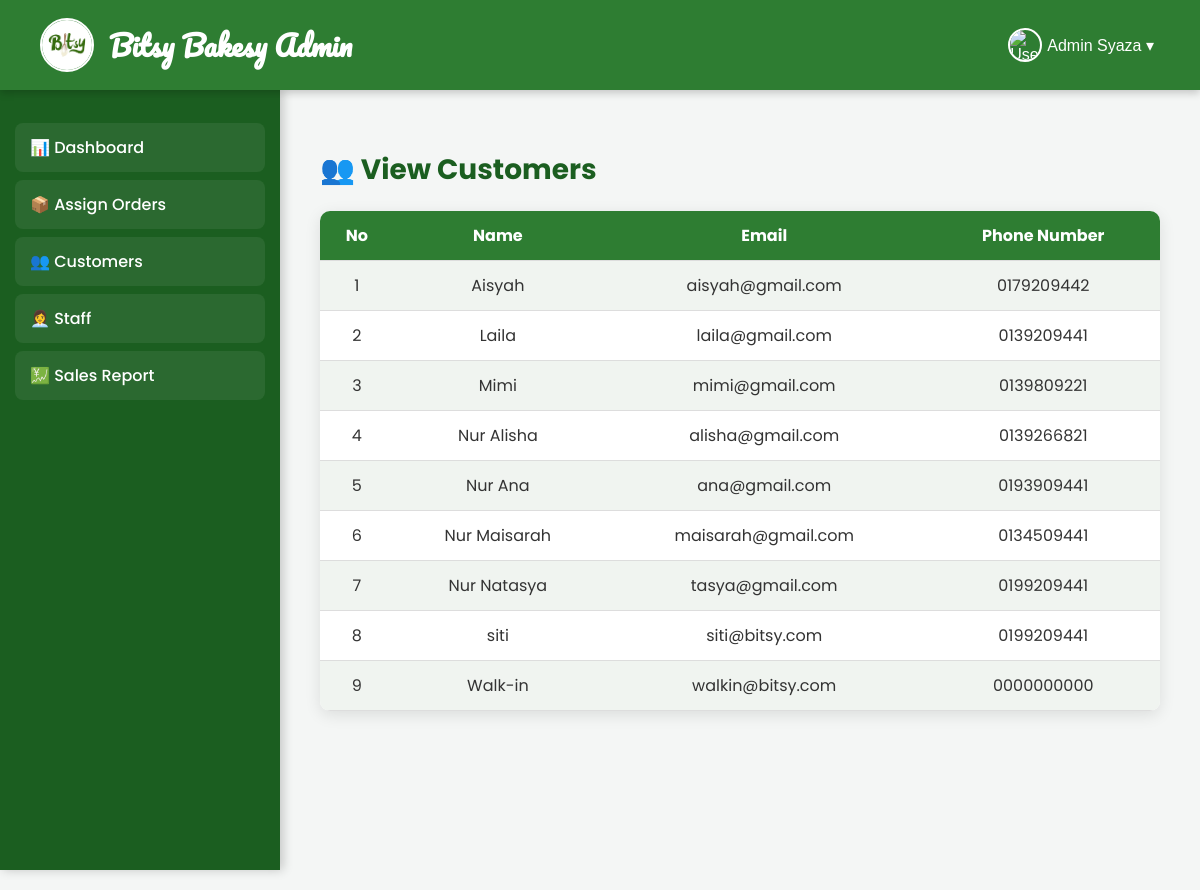
/view_customers.php (signed in), run on the app's committed database.
### tables this page shows
CREATE TABLE `customer` (
  `customerID` int(11) NOT NULL,
  `customerName` varchar(100) NOT NULL,
  `customerEmail` varchar(100) NOT NULL,
  `customerPhoneNo` varchar(15) NOT NULL,
  `customerPassword` varchar(255) NOT NULL,
  `created_at` timestamp NOT NULL DEFAULT current_timestamp()
);

### view_customers.php (the view, shortened to what this page needs)
<?php
include('db.php');
$staffName = $_SESSION['staffName'];
$staffRole = $_SESSION['staffRole'];
$sql = "SELECT * FROM customer ORDER BY customerName ASC";
$result = $conn->query($sql);
?>
<!DOCTYPE html>
<html lang="en">
<head>
</head>
<body>
<header>
    <div class="logo">
        <img src="bit.png" alt="Bitsy Logo">
        <h1><?= $staffRole === 'Admin' ? 'Bitsy Bakesy Admin' : 'Bitsy Bakesy Staff' ?></h1>
    </div>
    <div class="user-dropdown">
        <button class="user-btn" onclick="toggleDropdown()">
            <img src="https://cdn-icons-png.flaticon.com/512/3177/3177440.png" alt="User Icon">
            <?= htmlspecialchars($staffName) ?> ▾
        </button>
    </div>
</header>
<div class="container">
    <div class="sidebar">
        <?php if($staffRole === 'Admin'): ?>
            <a href="admin_dashboard.php">📊 Dashboard</a>
            <a href="assign_orders.php">📦 Assign Orders</a>
            <a href="view_customers.php">👥 Customers</a>
            <a href="staff_list.php">👩‍💼 Staff</a>
            <a href="sales_report.php">💹 Sales Report</a>
        <?php endif; ?>
    </div>
    <div class="main">
        <h1>👥 View Customers</h1>
        <table>
            <tr>
                <th>No</th>
                <th>Name</th>
                <th>Email</th>
                <th>Phone Number</th>
            </tr>
            <?php
            if($result && $result->num_rows > 0){
                $no=1;
                while($row=$result->fetch_assoc()){
                    echo "<tr>
                            <td>{$no}</td>
                            <td>".htmlspecialchars($row['customerName'])."</td>
                            <td>".htmlspecialchars($row['customerEmail'])."</td>
                            <td>".htmlspecialchars($row['customerPhoneNo'])."</td>
                          </tr>";
                    $no++;
                }
            } else {
                echo "<tr><td colspan='4'>No customers found.</td></tr>";
            }
            ?>
        </table>
    </div>
</div>
</body>
</html>

### view_customers.php (style rules this page uses)
body { font-family:'Poppins',sans-serif; margin:0; background:#f4f6f5; color:#333; }
header { background:#2e7d32; color:white; padding:18px 40px; display:flex; justify-content:space-between; align-items:center; box-shadow:0 3px 8px rgba(0,0,0,0.2); position:sticky; top:0; z-index:100; }
header .logo { display:flex; align-items:center; gap:15px; }
header .logo img { width:50px; height:50px; border-radius:50%; border:2px solid white; object-fit:cover; }
header .logo h1 { font-family:'Pacifico', cursive; font-size:28px; margin:0; }
.user-dropdown { position:relative; display:inline-block; }
.user-btn { background:none; border:none; color:white; cursor:pointer; font-size:16px; display:flex; align-items:center; gap:5px; }
.user-btn img { width:30px; height:30px; border-radius:50%; border:2px solid white; object-fit:cover; }
.container { display:flex; min-height:100vh; }
.sidebar { width:250px; background:#1b5e20; padding:25px 15px; color:white; box-shadow:3px 0 10px rgba(0,0,0,0.2); position:sticky; top:70px; height:calc(100vh - 70px); }
.sidebar a { display:flex; align-items:center; gap:10px; padding:12px 15px; margin:8px 0; background:rgba(255,255,255,0.07); color:white; text-decoration:none; border-radius:8px; font-weight:500; transition:0.25s ease; }
.main { flex:1; padding:40px; }
.main h1 { font-size:28px; color:#1b5e20; margin-bottom:20px; }
table { width:100%; border-collapse:collapse; background:white; border-radius:10px; overflow:hidden; box-shadow:0 4px 16px rgba(0,0,0,0.1); }
th, td { padding:12px; text-align:center; border-bottom:1px solid #ddd; }
th { background:#2e7d32; color:white; }
tr:nth-child(even) { background:#f0f4f0; }

### data on the page
customer: customerName "Aisyah", customerEmail "aisyah@gmail.com", customerPhoneNo "0179209442"
customer: customerName "Laila", customerEmail "laila@gmail.com", customerPhoneNo "0139209441"
customer: customerName "Mimi", customerEmail "mimi@gmail.com", customerPhoneNo "0139809221"
customer: customerName "Nur Alisha", customerEmail "alisha@gmail.com", customerPhoneNo "0139266821"
customer: customerName "Nur Ana", customerEmail "ana@gmail.com", customerPhoneNo "0193909441"
customer: customerName "Nur Maisarah", customerEmail "maisarah@gmail.com", customerPhoneNo "0134509441"
customer: customerName "Nur Natasya", customerEmail "tasya@gmail.com", customerPhoneNo "0199209441"
customer: customerName "siti", customerEmail "siti@bitsy.com", customerPhoneNo "0199209441"
customer: customerName "Walk-in", customerEmail "walkin@bitsy.com", customerPhoneNo "0000000000"

### other printed values
$staffName "Admin Syaza"
